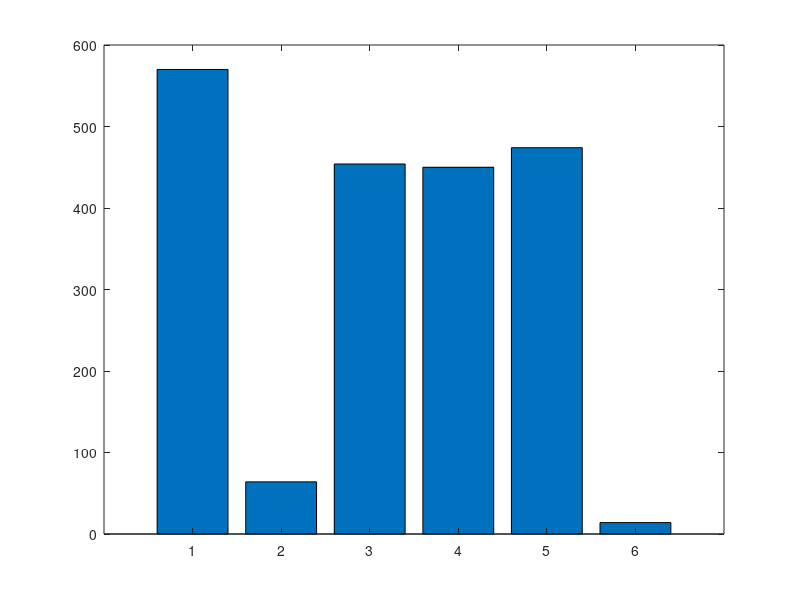

MATLAB code to generate this figure: (Note: this script raises an error after producing the figure.)
%% Loading data

% 1. Go to Home > Import Data
% 2. Select delimited, variable type: cell
% 3. Save to mat file: save('data_x.mat','data')

load data.mat
dataset=dataset3;
N = size(dataset,2);
% Get rid of half data points at the end
if mod(N,7)
    if ~mod(N-1,7)
        dataset(:,N) = [];
        N = N-1;
    elseif ~mod(N-2,7)
        dataset(:,N-1:N) = [];
        N = N-2;
    elseif ~mod(N-3,7)
        dataset(:,N-2:N) = [];
        N = N-3;
    elseif ~mod(N-4,7)
        dataset(:,N-3:N) = [];
        N = N-4;
    elseif ~mod(N-5,7)
        dataset(:,N-4:N) = [];
        N = N-5;
    elseif ~mod(N-6,7)
        dataset(:,N-5:N) = [];
        N = N-6;
    end
end

% Parse through data and separate each table element into a vector
c=0;
for ii = 1:7:N
    c = c+1;
    freq(c) = str2double(dataset{2,ii});
end
c=0;
for ii = 2:7:N
    c = c+1;
    unit = dataset{2,ii};
    if strcmp(unit,'GHz')
        freq(c) = freq(c)*1e9;
    else
        fprintf('New frequency! count: %d\n',c)
    end
end
c=0;
for ii = 3:7:N
    c=c+1;
    channel(c) = str2double(dataset{2,ii});
end
c=0;
for ii = 4:7:N
    c=c+1;
    signal_qual(c) = str2double(dataset{2,ii});
end
c=0;
for ii = 5:7:N
    c=c+1;
    signal_total(c) = str2double(dataset{2,ii});
end
c=0;
for ii = 6:7:N
    c=c+1;
    signal_level_dbm(c) = str2double(dataset{2,ii});
end
c=0;
for ii=7:7:N
    c=c+1;
    essid{c} = dataset{2,ii};
end

%% Data processing
num = c;
marker = [];
names = cell(1);
num_occurs = [];
index_occurs = [];

% Count repeats
num_names = 0;
for ii=1:num
    if ~(sum(ismember(marker,ii))>0) % if ii hasn't been marked yet
        num_names = num_names + 1;
        marker = [marker ii];
        thisname = essid{ii};
        names{num_names} = thisname;
        num_occurs(num_names) = 1;
        index_occurs(num_occurs(num_names),num_names) = ii;
        for jj = ii:num
            if ~(sum(ismember(marker,jj))>0) % if jj hasn't been marked
                if strcmp(thisname,essid{jj}) % if the name repeats
                    num_occurs(num_names) = num_occurs(num_names) + 1;
                    index_occurs(num_occurs(num_names),num_names) = jj;
                    marker = [marker jj];
                end % otherwise, nothing happens and jj isn't marked
            end
        end
    end
end

figure
b = bar(num_occurs);
text(1:length(num_occurs),num_occurs,num2str(num_occurs'),'vert','bottom','horiz','center'); 
xticklabels(names);
xtickangle(45);
xlabel('Network Name')
ylabel('Number of Occurances')
title('Repeated Networks During Scan Period')
grid on;
